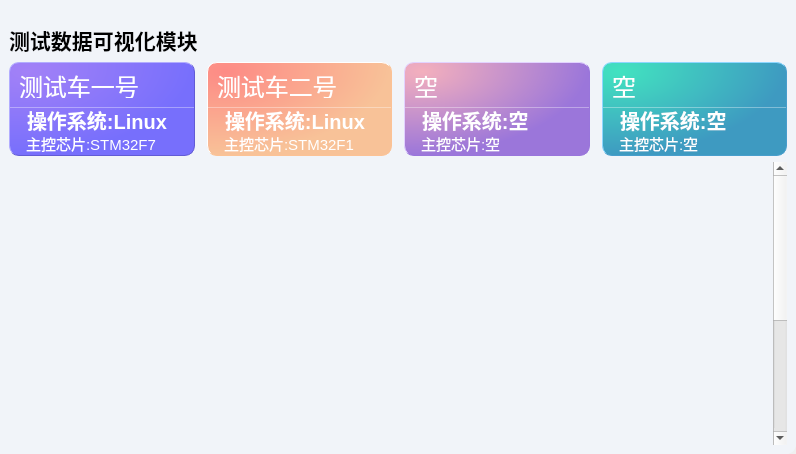
<?xml version="1.0" encoding="UTF-8"?>
<ui version="4.0">
 <class>MainWindow</class>
 <widget class="QMainWindow" name="MainWindow">
  <property name="geometry">
   <rect>
    <x>0</x>
    <y>0</y>
    <width>796</width>
    <height>454</height>
   </rect>
  </property>
  <property name="windowTitle">
   <string>MainWindow</string>
  </property>
  <widget class="QWidget" name="centralwidget">
   <layout class="QHBoxLayout" name="horizontalLayout_20">
    <property name="spacing">
     <number>0</number>
    </property>
    <property name="leftMargin">
     <number>0</number>
    </property>
    <property name="topMargin">
     <number>0</number>
    </property>
    <property name="rightMargin">
     <number>0</number>
    </property>
    <property name="bottomMargin">
     <number>0</number>
    </property>
    <item>
     <widget class="QFrame" name="frame">
      <property name="styleSheet">
       <string notr="true">QFrame{
	background-color: rgba(255, 255, 255, 0);
	border:none;
}</string>
      </property>
      <property name="frameShape">
       <enum>QFrame::StyledPanel</enum>
      </property>
      <property name="frameShadow">
       <enum>QFrame::Raised</enum>
      </property>
      <layout class="QHBoxLayout" name="horizontalLayout_2" stretch="0">
       <property name="spacing">
        <number>0</number>
       </property>
       <property name="leftMargin">
        <number>0</number>
       </property>
       <property name="topMargin">
        <number>0</number>
       </property>
       <property name="rightMargin">
        <number>0</number>
       </property>
       <property name="bottomMargin">
        <number>0</number>
       </property>
       <item>
        <widget class="QFrame" name="frame_4">
         <property name="styleSheet">
          <string notr="true">QFrame#frame_4{border-top-left-radius:0px;
border-top-right-radius:10px;
border-bottom-right-radius:10px;
border-bottom-left-radius:0px;

	background-color: rgb(241, 244, 249)
}</string>
         </property>
         <property name="frameShape">
          <enum>QFrame::StyledPanel</enum>
         </property>
         <property name="frameShadow">
          <enum>QFrame::Raised</enum>
         </property>
         <layout class="QVBoxLayout" name="verticalLayout_12" stretch="10">
          <property name="spacing">
           <number>0</number>
          </property>
          <property name="leftMargin">
           <number>0</number>
          </property>
          <property name="topMargin">
           <number>0</number>
          </property>
          <property name="rightMargin">
           <number>0</number>
          </property>
          <property name="bottomMargin">
           <number>0</number>
          </property>
          <item>
           <layout class="QVBoxLayout" name="verticalLayout_13" stretch="0">
            <property name="spacing">
             <number>0</number>
            </property>
            <item>
             <layout class="QHBoxLayout" name="horizontalLayout_12">
              <property name="spacing">
               <number>0</number>
              </property>
              <item>
               <widget class="QFrame" name="frame_home">
                <property name="minimumSize">
                 <size>
                  <width>0</width>
                  <height>0</height>
                 </size>
                </property>
                <property name="frameShape">
                 <enum>QFrame::StyledPanel</enum>
                </property>
                <property name="frameShadow">
                 <enum>QFrame::Raised</enum>
                </property>
                <layout class="QHBoxLayout" name="horizontalLayout_3">
                 <property name="spacing">
                  <number>0</number>
                 </property>
                 <property name="leftMargin">
                  <number>0</number>
                 </property>
                 <property name="topMargin">
                  <number>0</number>
                 </property>
                 <property name="rightMargin">
                  <number>0</number>
                 </property>
                 <property name="bottomMargin">
                  <number>0</number>
                 </property>
                 <item>
                  <widget class="QFrame" name="frame_show">
                   <property name="styleSheet">
                    <string notr="true">QFrame#frame_show{border-top-left-radius:0px;
border-top-right-radius:0px;
border-bottom-right-radius:10px;
border-bottom-left-radius:0px;
	background-color: rgb(241, 244, 249);

}</string>
                   </property>
                   <property name="frameShape">
                    <enum>QFrame::StyledPanel</enum>
                   </property>
                   <property name="frameShadow">
                    <enum>QFrame::Raised</enum>
                   </property>
                   <layout class="QVBoxLayout" name="verticalLayout_11" stretch="0,1,3">
                    <property name="topMargin">
                     <number>24</number>
                    </property>
                    <item>
                     <widget class="QLabel" name="label_Title">
                      <property name="font">
                       <font>
                        <pointsize>16</pointsize>
                        <weight>75</weight>
                        <bold>true</bold>
                       </font>
                      </property>
                      <property name="text">
                       <string>测试数据可视化模块</string>
                      </property>
                     </widget>
                    </item>
                    <item>
                     <layout class="QHBoxLayout" name="horiLay_car">
                      <property name="spacing">
                       <number>12</number>
                      </property>
                      <item>
                       <widget class="QFrame" name="frame_carA">
                        <property name="styleSheet">
                         <string notr="true">
QFrame#frame_carA{
color: rgb(255, 255, 255);
border-radius: 10px;
background-color: qradialgradient(cx:0, cy:0, radius:1, fx:0.1, fy:0.1, stop:0 rgb(162, 129, 247),  stop:1 rgb(119, 111, 252));
border: 1px outset rgb(98, 91, 213);
}
</string>
                        </property>
                        <property name="frameShape">
                         <enum>QFrame::StyledPanel</enum>
                        </property>
                        <property name="frameShadow">
                         <enum>QFrame::Raised</enum>
                        </property>
                        <layout class="QVBoxLayout" name="verticalLayout_2" stretch="1,4,1">
                         <property name="spacing">
                          <number>0</number>
                         </property>
                         <property name="leftMargin">
                          <number>0</number>
                         </property>
                         <property name="topMargin">
                          <number>0</number>
                         </property>
                         <property name="rightMargin">
                          <number>0</number>
                         </property>
                         <property name="bottomMargin">
                          <number>0</number>
                         </property>
                         <item>
                          <widget class="QFrame" name="frame_carAUp">
                           <property name="styleSheet">
                            <string notr="true">border:none</string>
                           </property>
                           <property name="frameShape">
                            <enum>QFrame::StyledPanel</enum>
                           </property>
                           <property name="frameShadow">
                            <enum>QFrame::Raised</enum>
                           </property>
                           <layout class="QHBoxLayout" name="horizontalLayout_6">
                            <item>
                             <widget class="QPushButton" name="btn_carA">
                              <property name="minimumSize">
                               <size>
                                <width>0</width>
                                <height>24</height>
                               </size>
                              </property>
                              <property name="maximumSize">
                               <size>
                                <width>41677</width>
                                <height>48</height>
                               </size>
                              </property>
                              <property name="font">
                               <font>
                                <pointsize>18</pointsize>
                               </font>
                              </property>
                              <property name="styleSheet">
                               <string notr="true">QPushButton{
	color: rgb(255, 255, 255);
text-align:left;

	border:0px outset rgb(255, 255, 255);
	border-radius:8px;
}
QPushButton:hover {

border:2px outset rgba(36, 36, 36,0);
}
QPushButton:pressed {

border:4px outset rgba(36, 36, 36,0);
}
</string>
                              </property>
                              <property name="text">
                               <string>测试车一号</string>
                              </property>
                             </widget>
                            </item>
                           </layout>
                          </widget>
                         </item>
                         <item>
                          <widget class="Line" name="line_carA">
                           <property name="maximumSize">
                            <size>
                             <width>16777215</width>
                             <height>1</height>
                            </size>
                           </property>
                           <property name="styleSheet">
                            <string notr="true">background-color: rgba(255, 255, 255, 89);</string>
                           </property>
                           <property name="orientation">
                            <enum>Qt::Horizontal</enum>
                           </property>
                          </widget>
                         </item>
                         <item>
                          <widget class="QFrame" name="frame_carADown">
                           <property name="styleSheet">
                            <string notr="true">border:none</string>
                           </property>
                           <property name="frameShape">
                            <enum>QFrame::StyledPanel</enum>
                           </property>
                           <property name="frameShadow">
                            <enum>QFrame::Raised</enum>
                           </property>
                           <layout class="QVBoxLayout" name="verticalLayout_3">
                            <property name="spacing">
                             <number>0</number>
                            </property>
                            <property name="leftMargin">
                             <number>0</number>
                            </property>
                            <property name="topMargin">
                             <number>0</number>
                            </property>
                            <property name="rightMargin">
                             <number>0</number>
                            </property>
                            <property name="bottomMargin">
                             <number>0</number>
                            </property>
                            <item alignment="Qt::AlignBottom">
                             <widget class="QLabel" name="label_carAOs">
                              <property name="maximumSize">
                               <size>
                                <width>16777215</width>
                                <height>24</height>
                               </size>
                              </property>
                              <property name="font">
                               <font>
                                <pointsize>15</pointsize>
                                <weight>75</weight>
                                <bold>true</bold>
                               </font>
                              </property>
                              <property name="styleSheet">
                               <string notr="true">color: rgb(255, 255, 255);
padding-left:12px;</string>
                              </property>
                              <property name="text">
                               <string>操作系统:Linux</string>
                              </property>
                              <property name="alignment">
                               <set>Qt::AlignLeading|Qt::AlignLeft|Qt::AlignVCenter</set>
                              </property>
                             </widget>
                            </item>
                            <item alignment="Qt::AlignTop">
                             <widget class="QLabel" name="label_carAMicro">
                              <property name="maximumSize">
                               <size>
                                <width>16777215</width>
                                <height>24</height>
                               </size>
                              </property>
                              <property name="font">
                               <font>
                                <pointsize>11</pointsize>
                                <underline>false</underline>
                               </font>
                              </property>
                              <property name="styleSheet">
                               <string notr="true">color: rgb(255, 255, 255);
padding-left:12px;</string>
                              </property>
                              <property name="text">
                               <string>主控芯片:STM32F7</string>
                              </property>
                              <property name="alignment">
                               <set>Qt::AlignLeading|Qt::AlignLeft|Qt::AlignVCenter</set>
                              </property>
                             </widget>
                            </item>
                           </layout>
                          </widget>
                         </item>
                        </layout>
                       </widget>
                      </item>
                      <item>
                       <widget class="QFrame" name="frame_carB">
                        <property name="styleSheet">
                         <string notr="true">
QFrame#frame_carB{
color: rgb(255, 255, 255);
border-radius: 10px;
background-color: qradialgradient(cx:0, cy:0, radius:1, fx:0.1, fy:0.1, stop:0 rgb(253, 139, 133),  stop:1 rgb(248, 194, 152));
border: 1px outset rgb(252, 194, 149)
}
</string>
                        </property>
                        <property name="frameShape">
                         <enum>QFrame::StyledPanel</enum>
                        </property>
                        <property name="frameShadow">
                         <enum>QFrame::Raised</enum>
                        </property>
                        <layout class="QVBoxLayout" name="verticalLayout_5" stretch="1,4,1">
                         <property name="spacing">
                          <number>0</number>
                         </property>
                         <property name="leftMargin">
                          <number>0</number>
                         </property>
                         <property name="topMargin">
                          <number>0</number>
                         </property>
                         <property name="rightMargin">
                          <number>0</number>
                         </property>
                         <property name="bottomMargin">
                          <number>0</number>
                         </property>
                         <item>
                          <widget class="QFrame" name="frame_carBUp">
                           <property name="styleSheet">
                            <string notr="true">border:none</string>
                           </property>
                           <property name="frameShape">
                            <enum>QFrame::StyledPanel</enum>
                           </property>
                           <property name="frameShadow">
                            <enum>QFrame::Raised</enum>
                           </property>
                           <layout class="QHBoxLayout" name="horizontalLayout_8">
                            <item>
                             <widget class="QPushButton" name="btn_carB">
                              <property name="minimumSize">
                               <size>
                                <width>0</width>
                                <height>24</height>
                               </size>
                              </property>
                              <property name="maximumSize">
                               <size>
                                <width>41677</width>
                                <height>48</height>
                               </size>
                              </property>
                              <property name="font">
                               <font>
                                <pointsize>18</pointsize>
                               </font>
                              </property>
                              <property name="styleSheet">
                               <string notr="true">QPushButton{
	color: rgb(255, 255, 255);
text-align:left;

	border:0px outset rgb(255, 255, 255);
	border-radius:8px;
}
QPushButton:hover {

border:2px outset rgba(36, 36, 36,0);
}
QPushButton:pressed {

border:4px outset rgba(36, 36, 36,0);
}
</string>
                              </property>
                              <property name="text">
                               <string>测试车二号</string>
                              </property>
                             </widget>
                            </item>
                           </layout>
                          </widget>
                         </item>
                         <item>
                          <widget class="Line" name="line_carB">
                           <property name="maximumSize">
                            <size>
                             <width>16777215</width>
                             <height>1</height>
                            </size>
                           </property>
                           <property name="styleSheet">
                            <string notr="true">background-color: rgba(255, 255, 255, 89);</string>
                           </property>
                           <property name="orientation">
                            <enum>Qt::Horizontal</enum>
                           </property>
                          </widget>
                         </item>
                         <item>
                          <widget class="QFrame" name="frame_carBDown">
                           <property name="styleSheet">
                            <string notr="true">border:none</string>
                           </property>
                           <property name="frameShape">
                            <enum>QFrame::StyledPanel</enum>
                           </property>
                           <property name="frameShadow">
                            <enum>QFrame::Raised</enum>
                           </property>
                           <layout class="QVBoxLayout" name="verticalLayout_6">
                            <property name="spacing">
                             <number>0</number>
                            </property>
                            <property name="leftMargin">
                             <number>0</number>
                            </property>
                            <property name="topMargin">
                             <number>0</number>
                            </property>
                            <property name="rightMargin">
                             <number>0</number>
                            </property>
                            <property name="bottomMargin">
                             <number>0</number>
                            </property>
                            <item alignment="Qt::AlignBottom">
                             <widget class="QLabel" name="label_CarBOs">
                              <property name="maximumSize">
                               <size>
                                <width>16777215</width>
                                <height>24</height>
                               </size>
                              </property>
                              <property name="font">
                               <font>
                                <pointsize>15</pointsize>
                                <weight>75</weight>
                                <bold>true</bold>
                               </font>
                              </property>
                              <property name="styleSheet">
                               <string notr="true">color: rgb(255, 255, 255);
padding-left:12px;</string>
                              </property>
                              <property name="text">
                               <string>操作系统:Linux</string>
                              </property>
                              <property name="alignment">
                               <set>Qt::AlignLeading|Qt::AlignLeft|Qt::AlignVCenter</set>
                              </property>
                             </widget>
                            </item>
                            <item alignment="Qt::AlignTop">
                             <widget class="QLabel" name="label_CarBMicro">
                              <property name="maximumSize">
                               <size>
                                <width>16777215</width>
                                <height>24</height>
                               </size>
                              </property>
                              <property name="font">
                               <font>
                                <pointsize>11</pointsize>
                                <underline>false</underline>
                               </font>
                              </property>
                              <property name="styleSheet">
                               <string notr="true">color: rgb(255, 255, 255);
padding-left:12px;</string>
                              </property>
                              <property name="text">
                               <string>主控芯片:STM32F1</string>
                              </property>
                              <property name="alignment">
                               <set>Qt::AlignLeading|Qt::AlignLeft|Qt::AlignVCenter</set>
                              </property>
                             </widget>
                            </item>
                           </layout>
                          </widget>
                         </item>
                        </layout>
                       </widget>
                      </item>
                      <item>
                       <widget class="QFrame" name="frame_carC">
                        <property name="styleSheet">
                         <string notr="true">
QFrame#frame_carC{
color: rgb(255, 255, 255);
border-radius: 10px;
background-color: qradialgradient(cx:0, cy:0, radius:1, fx:0.1, fy:0.1, stop:0 rgb(243, 175, 189),  stop:1 rgb(155, 118, 218));
border: 1px outset rgb(153, 117, 219)
}
</string>
                        </property>
                        <property name="frameShape">
                         <enum>QFrame::StyledPanel</enum>
                        </property>
                        <property name="frameShadow">
                         <enum>QFrame::Raised</enum>
                        </property>
                        <layout class="QVBoxLayout" name="verticalLayout_7" stretch="1,4,1">
                         <property name="spacing">
                          <number>0</number>
                         </property>
                         <property name="leftMargin">
                          <number>0</number>
                         </property>
                         <property name="topMargin">
                          <number>0</number>
                         </property>
                         <property name="rightMargin">
                          <number>0</number>
                         </property>
                         <property name="bottomMargin">
                          <number>0</number>
                         </property>
                         <item>
                          <widget class="QFrame" name="frame_carCUp">
                           <property name="styleSheet">
                            <string notr="true">border:none</string>
                           </property>
                           <property name="frameShape">
                            <enum>QFrame::StyledPanel</enum>
                           </property>
                           <property name="frameShadow">
                            <enum>QFrame::Raised</enum>
                           </property>
                           <layout class="QHBoxLayout" name="horizontalLayout_9">
                            <item>
                             <widget class="QPushButton" name="btn_carC">
                              <property name="minimumSize">
                               <size>
                                <width>0</width>
                                <height>24</height>
                               </size>
                              </property>
                              <property name="maximumSize">
                               <size>
                                <width>41677</width>
                                <height>48</height>
                               </size>
                              </property>
                              <property name="font">
                               <font>
                                <pointsize>18</pointsize>
                               </font>
                              </property>
                              <property name="styleSheet">
                               <string notr="true">QPushButton{
	color: rgb(255, 255, 255);
text-align:left;

	border:0px outset rgb(255, 255, 255);
	border-radius:8px;
}
QPushButton:hover {

border:2px outset rgba(36, 36, 36,0);
}
QPushButton:pressed {

border:4px outset rgba(36, 36, 36,0);
}
</string>
                              </property>
                              <property name="text">
                               <string>空</string>
                              </property>
                             </widget>
                            </item>
                           </layout>
                          </widget>
                         </item>
                         <item>
                          <widget class="Line" name="line_carC">
                           <property name="maximumSize">
                            <size>
                             <width>16777215</width>
                             <height>1</height>
                            </size>
                           </property>
                           <property name="styleSheet">
                            <string notr="true">background-color: rgba(255, 255, 255, 89);</string>
                           </property>
                           <property name="orientation">
                            <enum>Qt::Horizontal</enum>
                           </property>
                          </widget>
                         </item>
                         <item>
                          <widget class="QFrame" name="frame_carCDown">
                           <property name="styleSheet">
                            <string notr="true">border:none</string>
                           </property>
                           <property name="frameShape">
                            <enum>QFrame::StyledPanel</enum>
                           </property>
                           <property name="frameShadow">
                            <enum>QFrame::Raised</enum>
                           </property>
                           <layout class="QVBoxLayout" name="verticalLayout_8">
                            <property name="spacing">
                             <number>0</number>
                            </property>
                            <property name="leftMargin">
                             <number>0</number>
                            </property>
                            <property name="topMargin">
                             <number>0</number>
                            </property>
                            <property name="rightMargin">
                             <number>0</number>
                            </property>
                            <property name="bottomMargin">
                             <number>0</number>
                            </property>
                            <item alignment="Qt::AlignBottom">
                             <widget class="QLabel" name="label_CarCOs">
                              <property name="maximumSize">
                               <size>
                                <width>16777215</width>
                                <height>24</height>
                               </size>
                              </property>
                              <property name="font">
                               <font>
                                <pointsize>15</pointsize>
                                <weight>75</weight>
                                <bold>true</bold>
                               </font>
                              </property>
                              <property name="styleSheet">
                               <string notr="true">color: rgb(255, 255, 255);
padding-left:12px;</string>
                              </property>
                              <property name="text">
                               <string>操作系统:空</string>
                              </property>
                              <property name="alignment">
                               <set>Qt::AlignLeading|Qt::AlignLeft|Qt::AlignVCenter</set>
                              </property>
                             </widget>
                            </item>
                            <item alignment="Qt::AlignTop">
                             <widget class="QLabel" name="label_CarCMicro">
                              <property name="maximumSize">
                               <size>
                                <width>16777215</width>
                                <height>24</height>
                               </size>
                              </property>
                              <property name="font">
                               <font>
                                <pointsize>11</pointsize>
                                <underline>false</underline>
                               </font>
                              </property>
                              <property name="styleSheet">
                               <string notr="true">color: rgb(255, 255, 255);
padding-left:12px;</string>
                              </property>
                              <property name="text">
                               <string>主控芯片:空</string>
                              </property>
                              <property name="alignment">
                               <set>Qt::AlignLeading|Qt::AlignLeft|Qt::AlignVCenter</set>
                              </property>
                             </widget>
                            </item>
                           </layout>
                          </widget>
                         </item>
                        </layout>
                       </widget>
                      </item>
                      <item>
                       <widget class="QFrame" name="frame_carD">
                        <property name="styleSheet">
                         <string notr="true">
QFrame#frame_carD{
color: rgb(255, 255, 255);
border-radius: 10px;
background-color: qradialgradient(cx:0, cy:0, radius:1, fx:0.1, fy:0.1, stop:0 rgb(66, 226, 192),  stop:1 rgb(62, 154, 193));
border: 1px outset rgb(72, 158, 204)
}
</string>
                        </property>
                        <property name="frameShape">
                         <enum>QFrame::StyledPanel</enum>
                        </property>
                        <property name="frameShadow">
                         <enum>QFrame::Raised</enum>
                        </property>
                        <layout class="QVBoxLayout" name="verticalLayout_9" stretch="0,4,0">
                         <property name="spacing">
                          <number>0</number>
                         </property>
                         <property name="leftMargin">
                          <number>0</number>
                         </property>
                         <property name="topMargin">
                          <number>0</number>
                         </property>
                         <property name="rightMargin">
                          <number>0</number>
                         </property>
                         <property name="bottomMargin">
                          <number>0</number>
                         </property>
                         <item>
                          <widget class="QFrame" name="frame_carDUp">
                           <property name="styleSheet">
                            <string notr="true">border:none</string>
                           </property>
                           <property name="frameShape">
                            <enum>QFrame::StyledPanel</enum>
                           </property>
                           <property name="frameShadow">
                            <enum>QFrame::Raised</enum>
                           </property>
                           <layout class="QHBoxLayout" name="horizontalLayout_10">
                            <item>
                             <widget class="QPushButton" name="btn_carD">
                              <property name="minimumSize">
                               <size>
                                <width>0</width>
                                <height>24</height>
                               </size>
                              </property>
                              <property name="maximumSize">
                               <size>
                                <width>41677</width>
                                <height>48</height>
                               </size>
                              </property>
                              <property name="font">
                               <font>
                                <pointsize>18</pointsize>
                                <underline>false</underline>
                               </font>
                              </property>
                              <property name="styleSheet">
                               <string notr="true">QPushButton{
	color: rgb(255, 255, 255);
text-align:left;

	border:0px outset rgb(255, 255, 255);
	border-radius:8px;
}
QPushButton:hover {

border:2px outset rgba(36, 36, 36,0);
}
QPushButton:pressed {

border:4px outset rgba(36, 36, 36,0);
}
</string>
                              </property>
                              <property name="text">
                               <string>空</string>
                              </property>
                             </widget>
                            </item>
                           </layout>
                          </widget>
                         </item>
                         <item>
                          <widget class="Line" name="line_carD">
                           <property name="maximumSize">
                            <size>
                             <width>16777215</width>
                             <height>1</height>
                            </size>
                           </property>
                           <property name="styleSheet">
                            <string notr="true">background-color: rgba(255, 255, 255, 89);</string>
                           </property>
                           <property name="orientation">
                            <enum>Qt::Horizontal</enum>
                           </property>
                          </widget>
                         </item>
                         <item>
                          <widget class="QFrame" name="frame_carDDown">
                           <property name="styleSheet">
                            <string notr="true">border:none</string>
                           </property>
                           <property name="frameShape">
                            <enum>QFrame::StyledPanel</enum>
                           </property>
                           <property name="frameShadow">
                            <enum>QFrame::Raised</enum>
                           </property>
                           <layout class="QVBoxLayout" name="verticalLayout_10">
                            <property name="spacing">
                             <number>0</number>
                            </property>
                            <property name="leftMargin">
                             <number>0</number>
                            </property>
                            <property name="topMargin">
                             <number>0</number>
                            </property>
                            <property name="rightMargin">
                             <number>0</number>
                            </property>
                            <property name="bottomMargin">
                             <number>0</number>
                            </property>
                            <item>
                             <widget class="QLabel" name="label_carDOs">
                              <property name="maximumSize">
                               <size>
                                <width>16777215</width>
                                <height>24</height>
                               </size>
                              </property>
                              <property name="font">
                               <font>
                                <pointsize>15</pointsize>
                                <weight>75</weight>
                                <bold>true</bold>
                               </font>
                              </property>
                              <property name="styleSheet">
                               <string notr="true">color: rgb(255, 255, 255);
padding-left:12px;</string>
                              </property>
                              <property name="text">
                               <string>操作系统:空</string>
                              </property>
                              <property name="alignment">
                               <set>Qt::AlignLeading|Qt::AlignLeft|Qt::AlignVCenter</set>
                              </property>
                             </widget>
                            </item>
                            <item>
                             <widget class="QLabel" name="label_carDMicro">
                              <property name="maximumSize">
                               <size>
                                <width>16777215</width>
                                <height>24</height>
                               </size>
                              </property>
                              <property name="font">
                               <font>
                                <pointsize>11</pointsize>
                                <underline>false</underline>
                               </font>
                              </property>
                              <property name="styleSheet">
                               <string notr="true">color: rgb(255, 255, 255);
padding-left:12px;</string>
                              </property>
                              <property name="text">
                               <string>主控芯片:空</string>
                              </property>
                              <property name="alignment">
                               <set>Qt::AlignLeading|Qt::AlignLeft|Qt::AlignVCenter</set>
                              </property>
                             </widget>
                            </item>
                           </layout>
                          </widget>
                         </item>
                        </layout>
                       </widget>
                      </item>
                     </layout>
                    </item>
                    <item>
                     <layout class="QVBoxLayout" name="vertLay_graph" stretch="0">
                      <property name="spacing">
                       <number>0</number>
                      </property>
                      <item>
                       <widget class="QScrollArea" name="logScrollArea">
                        <property name="sizePolicy">
                         <sizepolicy hsizetype="Preferred" vsizetype="Preferred">
                          <horstretch>0</horstretch>
                          <verstretch>0</verstretch>
                         </sizepolicy>
                        </property>
                        <property name="styleSheet">
                         <string notr="true"/>
                        </property>
                        <property name="verticalScrollBarPolicy">
                         <enum>Qt::ScrollBarAsNeeded</enum>
                        </property>
                        <property name="horizontalScrollBarPolicy">
                         <enum>Qt::ScrollBarAsNeeded</enum>
                        </property>
                        <property name="widgetResizable">
                         <bool>true</bool>
                        </property>
                        <widget class="QWidget" name="wid_logContent">
                         <property name="geometry">
                          <rect>
                           <x>0</x>
                           <y>0</y>
                           <width>751</width>
                           <height>500</height>
                          </rect>
                         </property>
                         <property name="minimumSize">
                          <size>
                           <width>300</width>
                           <height>500</height>
                          </size>
                         </property>
                         <property name="styleSheet">
                          <string notr="true">border:none;

</string>
                         </property>
                        </widget>
                       </widget>
                      </item>
                     </layout>
                    </item>
                   </layout>
                  </widget>
                 </item>
                </layout>
               </widget>
              </item>
             </layout>
            </item>
           </layout>
          </item>
         </layout>
        </widget>
       </item>
      </layout>
     </widget>
    </item>
   </layout>
  </widget>
 </widget>
 <resources>
  <include location="resources.qrc"/>
 </resources>
 <connections/>
</ui>
